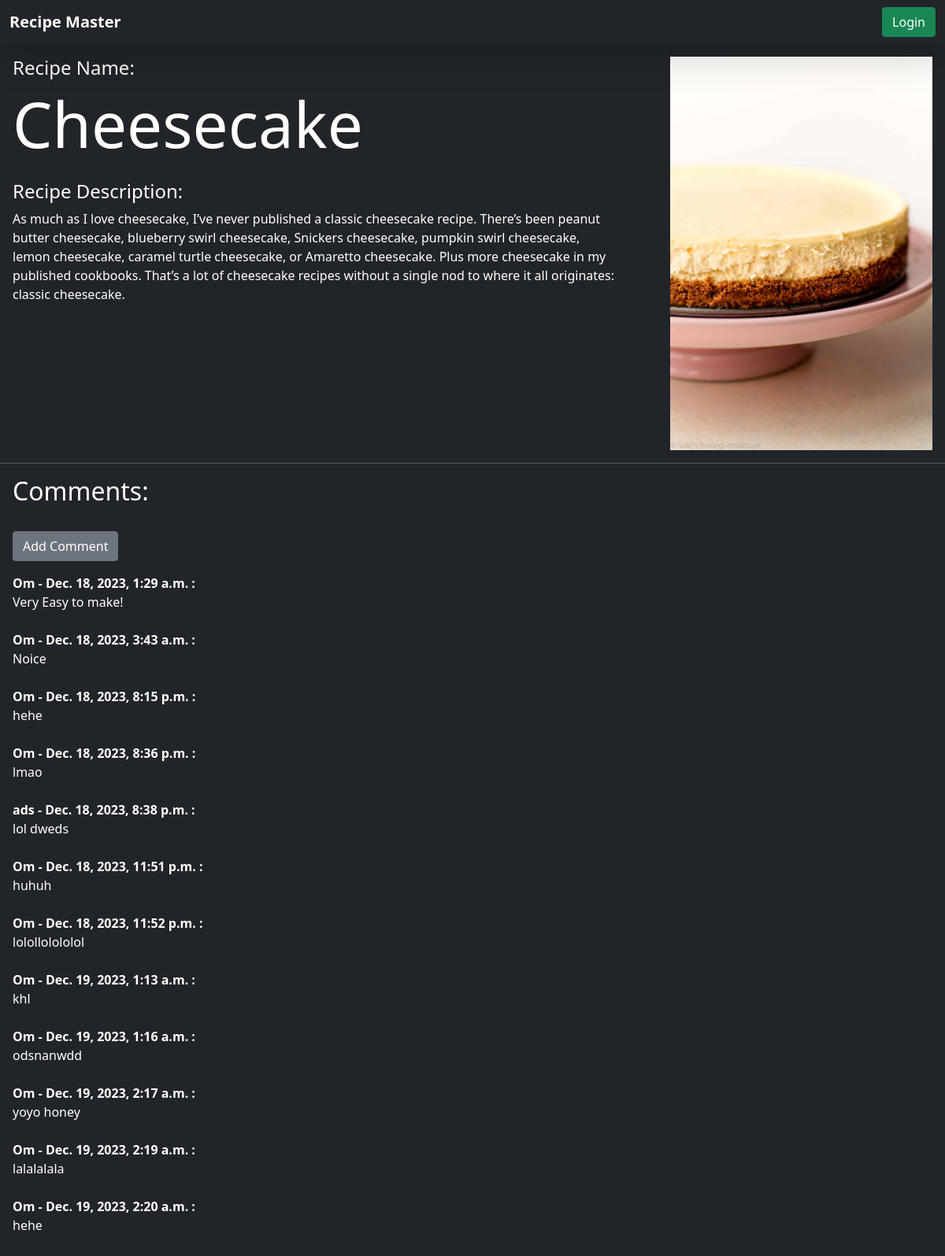
/recipe-details/3, run on an earlier commit of the app's database.
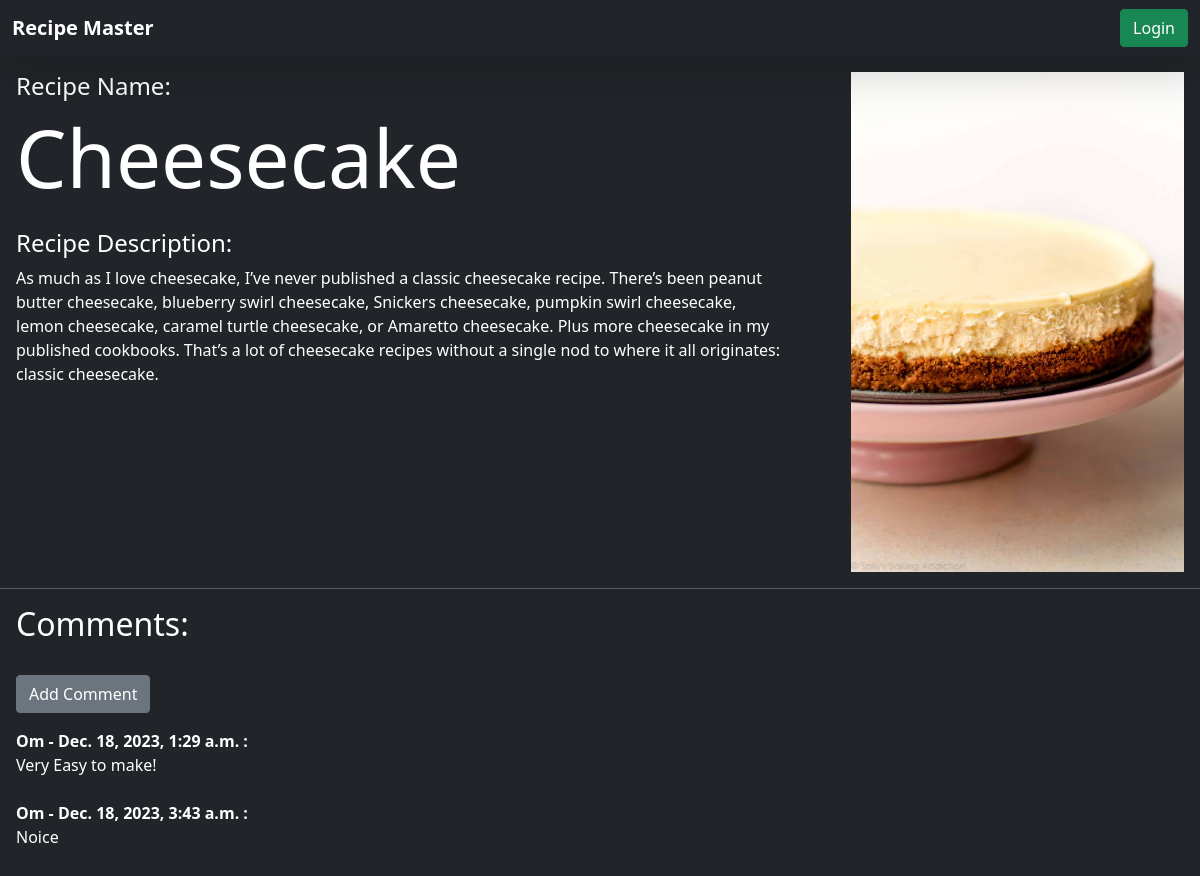
And on a later commit of the database.
### vege/models.py (models this page shows, shortened)
class Recipe(models.Model):
    user = models.ForeignKey(
        User, on_delete=models.SET_NULL, null=True, blank=True)
    recipe_name = models.CharField(max_length=100)
    recipe_description = models.TextField()
    recipe_image = models.ImageField(upload_to="recipe")
    recipe_view_count = models.IntegerField(default=1)
    date_posted = models.DateTimeField(auto_now_add=True)

class Comment(models.Model):
    post = models.ForeignKey(
        Recipe, related_name="comments", on_delete=models.CASCADE)
    name = models.CharField(max_length=255)
    body = models.TextField()
    date_added = models.DateTimeField(auto_now_add=True)

### vege/views.py (the view)
# urls.py: path('recipe-details/<id>', details_page, name="details_page"),
def details_page(request, id):
    queryset = Recipe.objects.get(id=id)
    context = {'recipe': queryset}
    return render(request, 'details.html', context)

### vege/templates/details.html (shortened to what this page needs)
{% extends "base.html" %}
{%block start%}
<section class="d-flex m-3">
    <div class="text-white">
        <h4>Recipe Name:</h4>
        <h1 style="font-size : 80px">{{recipe.recipe_name}}</h1>
        <h4 class="mt-4">Recipe Description:</h4>
        <p class="col-11">{{recipe.recipe_description}}</p>
    </div>
    <div>
        <img src = "/media/{{recipe.recipe_image}}" style = "height : 500px">
    </div>
</section>
<hr class="text-white">
<div class="text-white m-3">
    <h2>Comments:</h2>
    <br>
    {% if not recipe.comments.all %}
        <a href="{% url 'add_comment' recipe.id %}" class = "btn btn-secondary mb-3">Add Comment</a>
        <br>
        <strong>No comments yet...</strong>
    {% else %}
        <a href="{% url 'add_comment' recipe.id %}" class = "btn btn-secondary mb-3">Add Comment</a>
        {% for comment in recipe.comments.all %}
            <br>
            <strong> {{comment.name}} -
            {{comment.date_added}} : </strong>
            <br>
            {{comment.body}}
            <br>
        {% endfor %}
    {% endif %}
    <br>
</div>
{%endblock%}

### recipe_app/templates/base.html (shortened to what this page needs)
<!DOCTYPE html>
<html lang = "en">
    <head>
        <link href="https://cdn.jsdelivr.net/npm/bootstrap@5.0.2/dist/css/bootstrap.min.css" rel="stylesheet">
    </head>
    <body class = "bg-dark">
        <nav class="navbar bg-body-tertiary shadow-lg">
            <div class="container-fluid text-body-secondary">
                <a class="navbar-brand text-white bg-dark"><b>Recipe Master</b></a>
                <form class="d-flex" role="search">
                {% if request.user.is_authenticated %}
                    <a href = "/logout/" class="btn btn-danger" type="submit">Logout</a>
                {% else %}
                    <a href = "/login/" class ="btn btn-success" type="submit">Login</a>
                {% endif %}
                </form>
            </div>
        </nav>
        {% block start %}
        {% endblock %}
    </body>
</html>

What changed in the data, as far as the page shows it:
removed Comment: name "Om", date_added "Dec. 18, 2023, 8:15 p.m.", body "hehe"
removed Comment: name "Om", date_added "Dec. 18, 2023, 8:36 p.m.", body "lmao"
removed Comment: name "ads", date_added "Dec. 18, 2023, 8:38 p.m.", body "lol dweds"
removed Comment: name "Om", date_added "Dec. 18, 2023, 11:51 p.m.", body "huhuh"
removed Comment: name "Om", date_added "Dec. 18, 2023, 11:52 p.m.", body "lolollolololol"
removed Comment: name "Om", date_added "Dec. 19, 2023, 1:13 a.m.", body "khl"
removed Comment: name "Om", date_added "Dec. 19, 2023, 1:16 a.m.", body "odsnanwdd"
removed Comment: name "Om", date_added "Dec. 19, 2023, 2:17 a.m.", body "yoyo honey"
removed Comment: name "Om", date_added "Dec. 19, 2023, 2:19 a.m.", body "lalalalala"
removed Comment: name "Om", date_added "Dec. 19, 2023, 2:20 a.m.", body "hehe"
